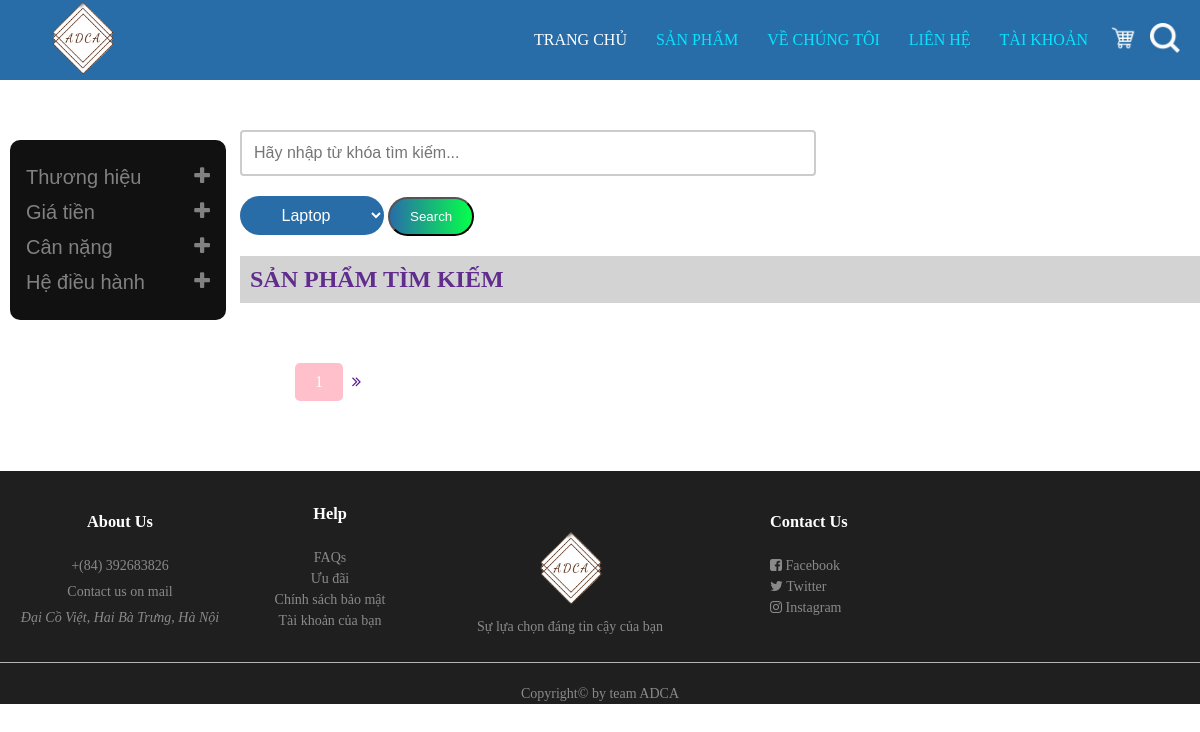
The page /search&label=all&price=2 on the database as committed earlier.
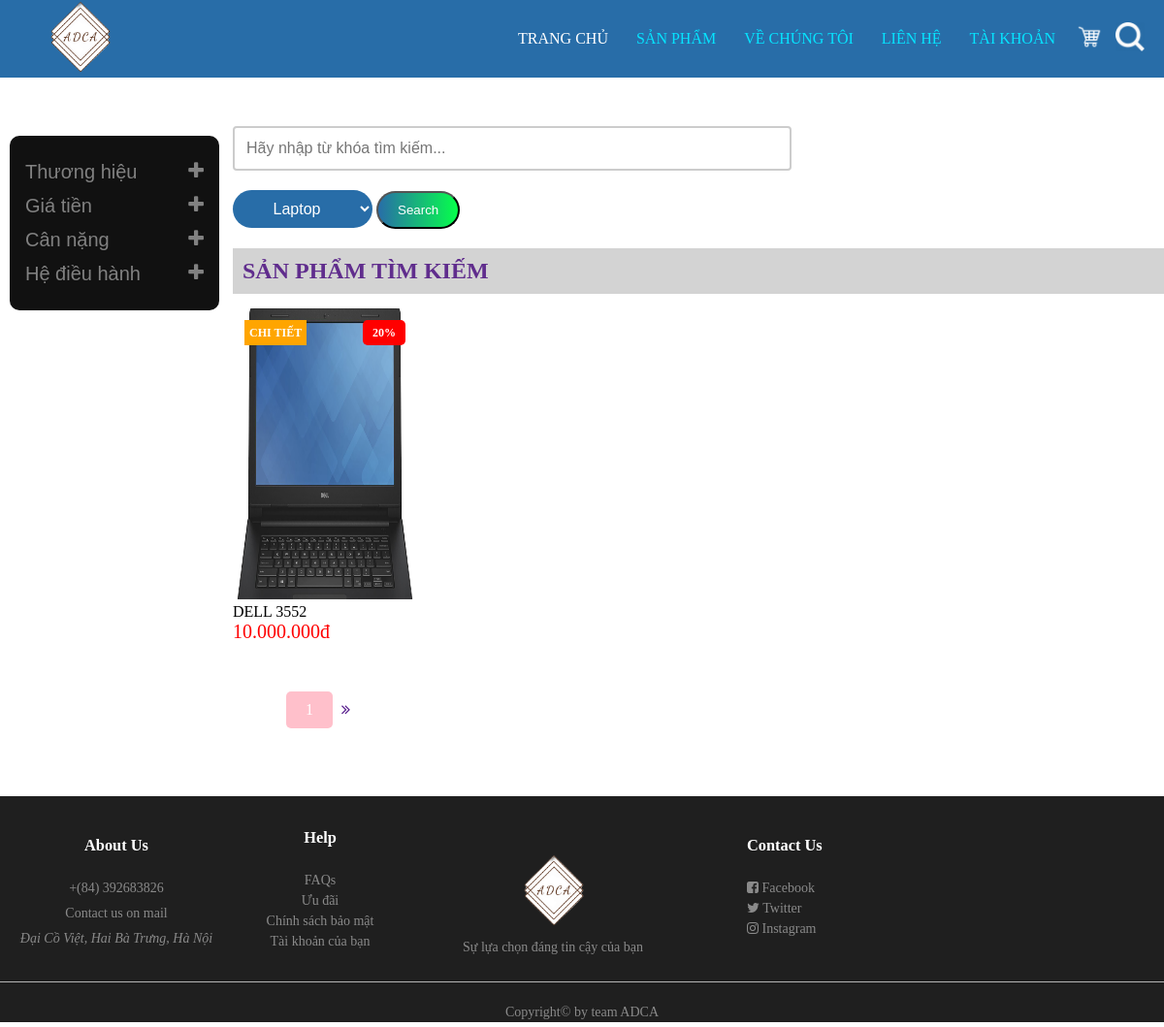
The same page on the database as committed later.
### tables this page shows
CREATE TABLE `products` (
  `product_id` int(11) NOT NULL,
  `model` varchar(50) DEFAULT NULL,
  `image` text DEFAULT NULL,
  `price` double DEFAULT NULL,
  `weigh` double DEFAULT NULL,
  `color` varchar(10) DEFAULT NULL,
  `number_of_product` int(11) DEFAULT NULL,
  `supplier` varchar(50) DEFAULT NULL,
  `p_description` text DEFAULT NULL,
  `dis` tinyint(1) DEFAULT NULL
);

### mvc/controllers/SearchController.php (called while the page is built, shortened)
<?php
class SearchController extends DefaultController implements Controller {
	public function __render(){
        require_once ROOT . DS . 'mvc' . DS . 'views' . DS . 'search.php';
    }
}

### public/index.php (called while the page is built, shortened)
<?php
$path_project = 'selling-computer';
require_once ROOT . DS . 'mvc' . DS . 'controllers' . DS . 'RouteController.php';
$url = isset($_GET["url"]) ? $_GET["url"] : "/";
$route = new RouteController($url);
$route->show();

### mvc/controllers/DefaultController.php (called while the page is built, shortened)
<?php
class DefaultController {
	public function __footer(){
        include ROOT . DS . 'mvc' . DS . 'views' . DS . 'footer.php';
    }
}

### mvc/models/products/Products.php (called while the page is built, shortened)
<?php
class Products {
    private $productID;
    private $model;
    private $image;
    private $price;
    public function getProductID()
    {
        return $this->productID;
    }
    public function getModel()
    {
        return $this->model;
    }
    public function getImage()
    {
        return $this->image;
    }
    public function getPrice()
    {
        return $this->price;
    }
    public function setProductID($productID)
    {
        $this->productID = $productID;
    }
    public function setModel($model)
    {
        $this->model = $model;
    }
    public function setImage($image)
    {
        $this->image = $image;
    }
    public function setPrice($price)
    {
        $this->price = $price;
    }
}

### services/MySqlConnect.php (called while the page is built, shortened)
<?php
class MySqlConnect implements ISqlConnect {
    private $db;
    private $query;
    public function __construct(){
        $this->db = mysqli_connect(DB_HOST, DB_USER, DB_PASSWORD, DB_NAME, DB_PORT);
    }
    public function addQuerry($query){
        $this->query = $query;
    }
    public function executeQuery(){
        $result = mysqli_query($this->db, $this->query);
        return $result;
    }
}

### services/products/LaptopServices.php (called while the page is built, shortened)
<?php
class LaptopServices extends ComputerProductsServices {
    public function getAll(){
        $listLaptop = array();
        $result = parent::executeQuery();
        while($row = mysqli_fetch_array($result)){
            $productID = $row["product_id"];
            $model = $row["model"];
            $image = $row["image"];
            $price = $row["price"];
            $weigh = $row["weigh"];
            $color = $row["color"];
            $numberOfProducts = $row["number_of_product"];
            $supplier = $row["supplier"];
            $description = $row["p_description"];
            $cpu = $row["s_cpu"];
            $ram = $row["s_ram"];
            $storage = $row["s_storage"];
            $screen = $row["screen"];
            $card = $row["s_card"];
            $mainConnection = $row["main_connection"];
            $os = $row["os"];
            $battery = $row["battery"];
            $disable = $row["dis"];
            $laptop = new Laptop($productID, $model, $image, $price, $weigh, $color, $numberOfProducts,
                $supplier, $cpu, $ram, $storage, $screen, $card, $mainConnection, $os, $battery, $description);
            $laptop->setDisable($disable);
            array_push($listLaptop, $laptop);
        }
        return $listLaptop;
    }
}

### mvc/views/search.php (the view, shortened to what this page needs)
<?php
require_once ROOT . DS . 'services' . DS . 'products' . DS . 'LaptopServices.php';
require_once ROOT . DS . 'services' . DS . 'TypeProductsServices.php';
if (!function_exists('currency_format')) {
	function currency_format($number, $suffix = 'đ') {
		if (!empty($number)) {
			return number_format($number, 0, ',', '.') . "{$suffix}";
		}
	}
}
if(array_key_exists("label", $_GET)){
		$label = $_GET['label'];
} else {
		$label = "all";
}
if(strcmp($label, "mouse") == 0){
		$service = new ComputerMouseProductsServices();
} else if (strcmp($label, "pc") == 0){
		$service = new PCServices();
} else {
		$service = new LaptopServices();
}
if(array_key_exists("page", $_GET)){
		$page = intval($_GET['page']);
} else {
		$page = 1;
}
$listProducts = $service->getAll();
if(strcmp($label, "all") == 0){
		$service = new PCServices();
		$listProducts = array_merge( $listProducts, $service->getAll());
		$service = new ComputerMouseProductsServices();
		$listProducts = array_merge( $listProducts, $service->getAll());
}
$listTmpProducts = array();
$cnt = 0;
if(array_key_exists("price", $_GET)){
		$pri = intval($_GET['price']);
		if($pri == 1){
				for($i=0; $i<count($listProducts); $i++){
						if($listProducts[$i]->getPrice() > 1000000 && $listProducts[$i]->getPrice() <= 2000000){
								array_push($listTmpProducts, $listProducts[$i]);
						}
				}
		} else if($pri == 2){
				for($i=0; $i<count($listProducts); $i++){
						if($listProducts[$i]->getPrice() > 2000000 && $listProducts[$i]->getPrice() <= 10000000){
								array_push($listTmpProducts, $listProducts[$i]);
						}
				}
		} else if($pri == 10){
				for($i=0; $i<count($listProducts); $i++){
						if($listProducts[$i]->getPrice() > 10000000 && $listProducts[$i]->getPrice() <= 20000000){
								array_push($listTmpProducts, $listProducts[$i]);
						}
				}
		} else if($pri == 20){
			for($i=0; $i<count($listProducts); $i++){
					if($listProducts[$i]->getPrice() > 20000000){
							array_push($listTmpProducts, $listProducts[$i]);
					}
			}
		}
		$cnt++;
}
if($cnt != 0) $listProducts = $listTmpProducts;
if($cnt != 0) $listProducts = $listTmpProducts;
if($cnt != 0) $listProducts = $listTmpProducts;
$lens = count($listProducts);
?>
<!DOCTYPE html>
<html lang="en">
	<head>
		<link rel="stylesheet" type="text/css" href="https://stackpath.bootstrapcdn.com/font-awesome/4.7.0/css/font-awesome.min.css">
		<link rel="stylesheet" type="text/css" href="public/css/products.css" >
		<link rel="stylesheet" href="public/css/footer_container.css">
		<link rel="stylesheet" href="public/css/nav_bar.css">
		<link rel="stylesheet" href="public/css/search.css">
	</head>
	<body>
		<?php require_once ROOT . DS . 'mvc' . DS . 'views' . DS . 'nav_bar.php'; ?>
		<div class="product-container">
			<div class="left-bar">
				<div class="sidenav">
					<button class="dropdown-btn">Thương hiệu<i class = "fa fa-plus"></i></button>
					<button class="dropdown-btn">Giá tiền<i class = "fa fa-plus"></i></button>
					<button class="dropdown-btn">Cân nặng<i class = "fa fa-plus"></i></button>
					<button class="dropdown-btn">Hệ điều hành<i class = "fa fa-plus"></i></button>
				</div>
			</div>
			<div class="all-product">
				<div id="search">
				<form action="" method="POST">
					<input type="text" name="search_request" placeholder="Hãy nhập từ khóa tìm kiếm..." id="request"><br />
					<select name="search_label" id="search_label">
						<option>Laptop</option>
					</select>
					<input type="submit" value="Search" id="submit">
				</form>
				</div>
				<div class="title" >
					<h2>Sản phẩm tìm kiếm</h2>
				</div>
				<?php for($p=0; $p<3; $p++){
				?>
				<div class="row">
					<?php
								$start = ($p + 3 * ($page-1)) * 4;
								$end = ($p + 3 * ($page-1)) * 4 + 4;
								if($end > $lens) $end = $lens;
								for ($i=$start; $i<$end; $i++){
									$product = $listProducts[$i];
									$path = $product->getModel();
									$path = str_replace(' ', '-', $path);
					?>
					<div class="col-4">
						<div class="product-grid">
							<a href="<?php echo "details/" . $product->getProductID() . "/" . $path ?>">
								<div class="product-image">
									<img src=<?php echo "\"" . $product->getImage() . "\"" ?> >
									<span class="product-trend-label">Chi tiết</span>
									<span class="product-discount-label">20%</span>
								</div>
							</a>
							<div class="product-content">
								<p><?php echo $product->getModel() . "\n"?></p>
								<p style="font-size: 20px; color: red"><?php echo currency_format($product->getPrice()); ?></p>
							</div>
						</div>
					</div>
					<?php } ?>
				</div>
				<?php } ?>
				<div class="next-pages">
					<ul>
						<?php
							for($i=1; $i< intval($lens / 12) + 2; $i++){
									echo "<li><a href='search&page=$i'>$i</a></li>";
							}
						?>
						<a href=""><i class="fa fa-angle-double-right" aria-hidden="true"></i></a>
					</ul>
				</div>
			</div>
		</div>

### mvc/views/nav_bar.php (shortened to what this page needs)
<?php
global $path_project;
?>
<div class="nav_bar">
	<div class="logo">
		<a href=<?php echo "/" . $path_project . "/" ?>><img src=<?php echo "/" . $path_project . "/" . "images/logo/logo.png" ?> width="125px"></a>
	</div>
	<nav id = "nav">
			<ul id = "menuitem">
				<li><a href=<?php echo "/" . $path_project . "/"?>><span>Trang chủ</span></a></li>
				<li><a href=<?php echo "/" . $path_project . "/" . "products" ?>>Sản phẩm</a></li>
				<li><a href=<?php echo "/" . $path_project . "/" . "about" ?>>Về chúng tôi</a></li>
				<li><a href=<?php echo "/" . $path_project . "/" . "contact" ?>>Liên hệ</a></li>
				<li><a href=<?php echo "/" . $path_project . "/" . "login" ?>>Tài khoản</a></li>
			</ul>
	</nav>
	<div class="cart-logo">
		<a href=<?php echo "/" . $path_project . "/" . "cart" ?>><img src=<?php echo "/" . $path_project . "/" . "images/logo/cart1.png" ?> width="30px"> &nbsp;</a>
		<a href=<?php echo "/" . $path_project . "/" . "search" ?>><img src=<?php echo "/" . $path_project . "/" . "images/logo/searchbox.jpg" ?> width="30px"></a>
	</div>
</div>

### mvc/controllers/RouteController.php (shortened to what this page needs)
<?php
class RouteController {
    private $_dispath;
    private $_is_footer;
    function __construct($url) {
        $this->_is_footer = 1;
    }
    function parsingURL() {
        $id = -1;
        if($id == -1){
            $this->_dispath = new $controller();
        } else {
            $this->_dispath = new $controller($id);
        }
    }
    function show() {
        $this->_dispath->__render();
        if($this->_is_footer == 1) $this->_dispath->__footer();
    }
}

### mvc/views/footer.php (shortened to what this page needs)
<?php
		global $path_project;
?>
<footer>
	<div class="footer_container">
		<div class="row">
			<div class="footer-col-1">
				<h3>About Us</h3>
				<p>
					<a href="">+(84) 392683826</a>
				</p>
				<a href="mailto:anh27022000@gmail.com">Contact us on mail</a>
				<p>
				<address>Đại Cồ Việt, Hai Bà Trưng, Hà Nội</address>
			</p>
		</div>
		<div class="footer-col-2">
			<h3>Help</h3>
			<ul>
				<li><a href="">FAQs</a></li>
				<li><a href="">Ưu đãi</a></li>
				<li><a href="">Chính sách bảo mật</a></li>
				<li><a href="profile">Tài khoản của bạn</a></li>
			</ul>
		</div>
		<div class="footer-col-3">
			<img src=<?php echo "/" . $path_project . "/" . "images/logo/logo.png" ?> width="125px">
			<p>Sự lựa chọn đáng tin cậy của bạn</p>
		</div>
		<div class="footer-col-4">
			<h3>Contact Us</h3>
			<ul>
				<li><a href="https://www.facebook.com/bale.gareth.3551380"><i class="fa fa-facebook-square" aria-hidden="true"></i>
				Facebook</a></li>
				<li><a href=""><i class="fa fa-twitter" aria-hidden="true"></i>
				Twitter</a></li>
				<li><a href=""><i class="fa fa-instagram" aria-hidden="true"></i>
				Instagram</a></li>
			</ul>
		</div>
	</div>
</div>
<hr>
<div class="copyright">
	<p>Copyright&#169; by team ADCA</p>
</div>
</footer>
</body>
</html>

### public/css/products.css (style rules this page uses)
* { margin: 0; padding: 0; box-sizing: border-box; }
ul { list-style: none; }
.row { display: flex; justify-content: flex-start; align-items: center; flex-wrap: wrap; }
.product-container { display: flex; }
.left-bar { flex-basis: 20%; position: relative; }
.title { background: #D3D3D3; padding: 10px; color: #602D8D; margin: 10px 0px; text-transform: uppercase; }
.all-product { flex-basis: 80%; margin-top: 50px; }
.all-product .col-4 { width: 25%; float: left; margin: 0px; }
.all-product .col-4 img { width: 100%; height: 300px; }
.product-grid { margin-top: 5px; position: relative; margin-right: 50px; }
.product-grid .product-image { position: relative; overflow: hidden; }
.product-grid .product-image:after { content: ""; background: rgba(0,0,0,0.3); width: 100%; height: 98%; opacity: 0; position: absolute; top:0; left:0; z-index: 1; transition: all linear 0.5s; }
.product-image .product-trend-label { content: ""; color: white; background: orange; font-size: 12px; line-height: 26px; text-align: center; font-weight: 700; text-transform: uppercase; padding: 0 5px; top: 12px; left: 12px; z-index: 3; position: absolute; }
.product-image .product-discount-label { content: ""; color: white; background: red; font-size: 12px; line-height: 26px; text-align: center; font-weight: 700; text-transform: uppercase; padding: 0 10px; top: 12px; right: 12px; z-index: 3; position: absolute; border-radius: 5px; }
.next-pages { margin-left: 50px; margin-top: 50px; }
.next-pages ul li { padding: 10px 20px; border-radius: 5px; background: pink; display: inline-block; margin: 0 5px; }
.next-pages ul li a { text-decoration: none; color: white; }
.sidenav { height: fit; width: 90%; position: absolute; z-index: 1; top: 60px; margin: auto 10px; background: #111; overflow-x: hidden; padding: 20px 0; border-radius: 10px; }
.sidenav a, .dropdown-btn { padding: 6px 8px 6px 16px; text-decoration: none; display: block; font-size: 20px; color: #818181; width: 100%; text-align: left; cursor: pointer; outline: none; border: none; background: none; transition: all 1s ease; }
.fa-plus { float: right; padding-right: 8px; }

### public/css/footer_container.css (style rules this page uses)
footer { margin-top: 70px; text-decoration: none; font-size: 14px; line-height: 1.5; background: #1f1f1f; color: #8a8a8a; text-align: center; }
.footer-col-1 { width: 20%; margin-top: 20px; }
.footer-col-2 { width: 15%; margin-top: 10px; }
.footer-col-3 { width: 25%; }
.footer-col-4 { width: 15%; text-align: left; padding-left: 50px; margin-top: 5px; }
footer h3 { color: white; margin-bottom: 20px; margin-top: 10px; }
footer p { margin: 5px; }
hr { border: none; background: #b5b5b5; height: 1px; margin: 20px 0; }
.footer-col-3 img { margin: 60px auto 0; }
footer a { text-decoration: none; color: #8a8a8a; }
footer ul li { transition: 0.5s transform; }

### public/css/nav_bar.css (style rules this page uses)
* { padding:0; margin: 0; text-decoration: none; }
.nav_bar { display: flex; align-items: center; padding: 20px; background: #286DA8; height: 80px; }
.nav_bar nav { flex:1; text-align: right; }
.nav_bar nav ul { display: inline-block; list-style-type: none; }
.nav_bar nav ul li { display: inline-block; margin-right: 15px; }
.nav_bar nav ul li a { text-decoration: none; color: #06e4ff; text-transform: uppercase; font-size: 16px; transition: all 0.5s; border: 1px solid transparent; padding: 8px 4px; border-radius: 3px; }
.nav_bar nav ul li span { color: white; }

### public/css/search.css (style rules this page uses)
#request { transition: width 0.4s ease-in-out; width: 60%; box-sizing: border-box; border: 2px solid #ccc; border-radius: 4px; font-size: 16px; background-color: white; background-image: url('searchicon.png'); background-position: 10px 10px; background-repeat: no-repeat; padding: 12px 20px 12px 12px; transition: width 0.4s ease-in-out; margin-bottom: 20px; }
#submit { margin-bottom: 10px; padding: 10px 20px; border-radius: 30px; color: white; font-size: bold; background: linear-gradient(to right, #286DA8, #06ff4b); }
#search_label { width: 15%; border-radius: 50px; background-color: #286DA8; border: none; color: white; padding: 10px 25px; text-align: center; text-decoration: none; display: inline-block; font-size: 16px; }

Rows that differ between the two databases and show on the page:
added products: image (picture), model "DELL 3552", price "10.000.000đ"
